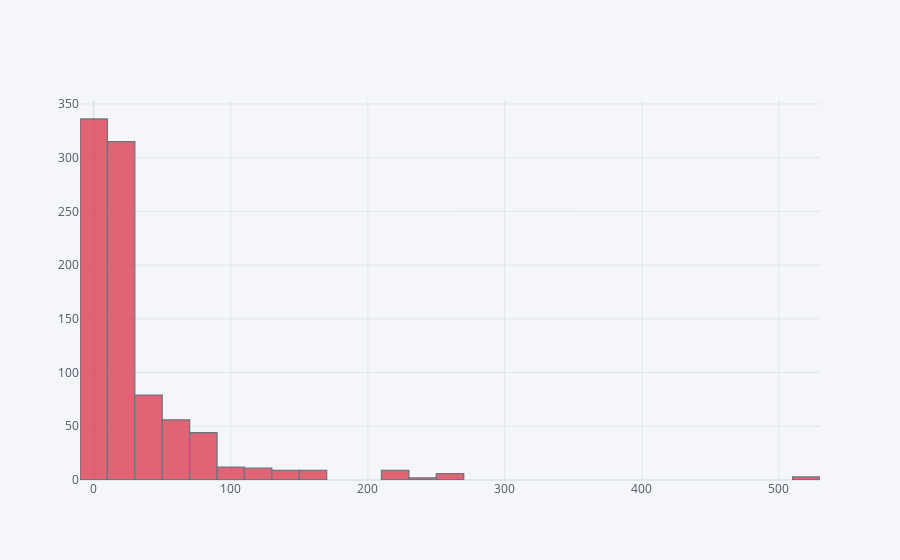

Notebook code for this chart:
### Code cell
#To make more interactice we can use cufflinks
train['Fare'].iplot(kind='hist',bins=40,color='red')

### Figure 1 — Plotly figure (JSON) as saved in the notebook; plotly's stock layout.template omitted (floating-point values rounded to 4 significant figures; data arrays with more than 128 entries replaced by an {"elided": "..."} marker saying what was removed)
{"data": [{"histfunc": "count", "histnorm": "", "marker": {"color": "rgba(219, 64, 82, 1.0)", "line": {"color": "#4D5663", "width": 1.3}}, "name": "Fare", "nbinsx": 40, "opacity": 0.8, "orientation": "v", "type": "histogram", "x": {"elided": "891 float values"}}], "layout": {"barmode": "overlay", "legend": {"bgcolor": "#F5F6F9", "font": {"color": "#4D5663"}}, "paper_bgcolor": "#F5F6F9", "plot_bgcolor": "#F5F6F9", "title": {"font": {"color": "#4D5663"}}, "xaxis": {"gridcolor": "#E1E5ED", "showgrid": true, "tickfont": {"color": "#4D5663"}, "title": {"font": {"color": "#4D5663"}, "text": ""}, "zerolinecolor": "#E1E5ED"}, "yaxis": {"gridcolor": "#E1E5ED", "showgrid": true, "tickfont": {"color": "#4D5663"}, "title": {"font": {"color": "#4D5663"}, "text": ""}, "zerolinecolor": "#E1E5ED"}}}
